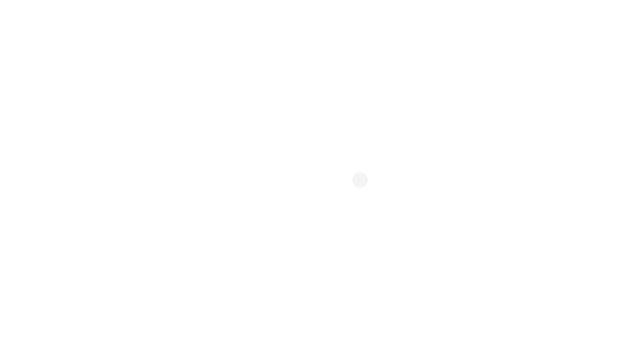
Frame 1 (no input)
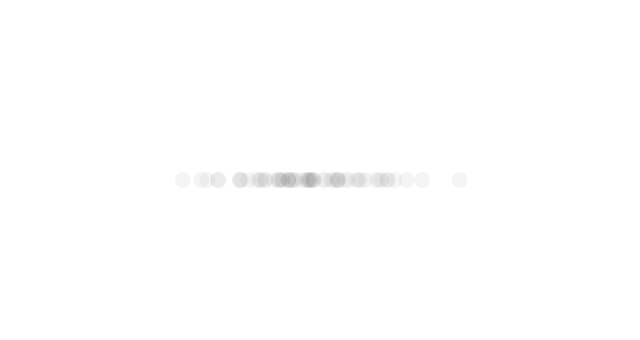
Frame 60 (no input)
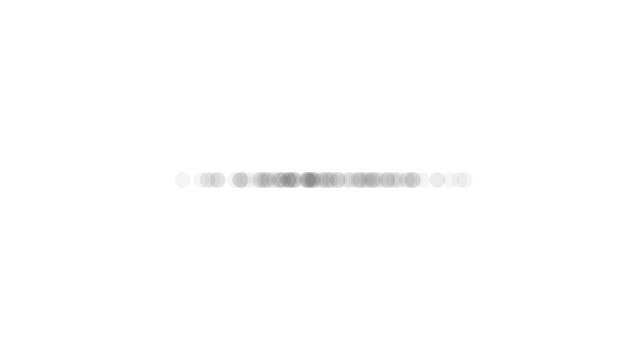
Frame 120 (the mouse pressed at the canvas centre since frame 60)

The p5.js sketch that drew these frames (run headless with seeded random() and noise() and a simulated clock; from frame 60 on, the mouse is pressed at the canvas centre):

// p5.js sketch
// ── sketch.js
function setup() {
    createCanvas(640, 340);
}

function draw() {
    const r = randomGaussian();
    const sd = 60;
    const mean = 320;
    const x = sd * r + mean;

    noStroke();
    fill(0, 10);
    ellipse(x, 180, 16, 16);
}
